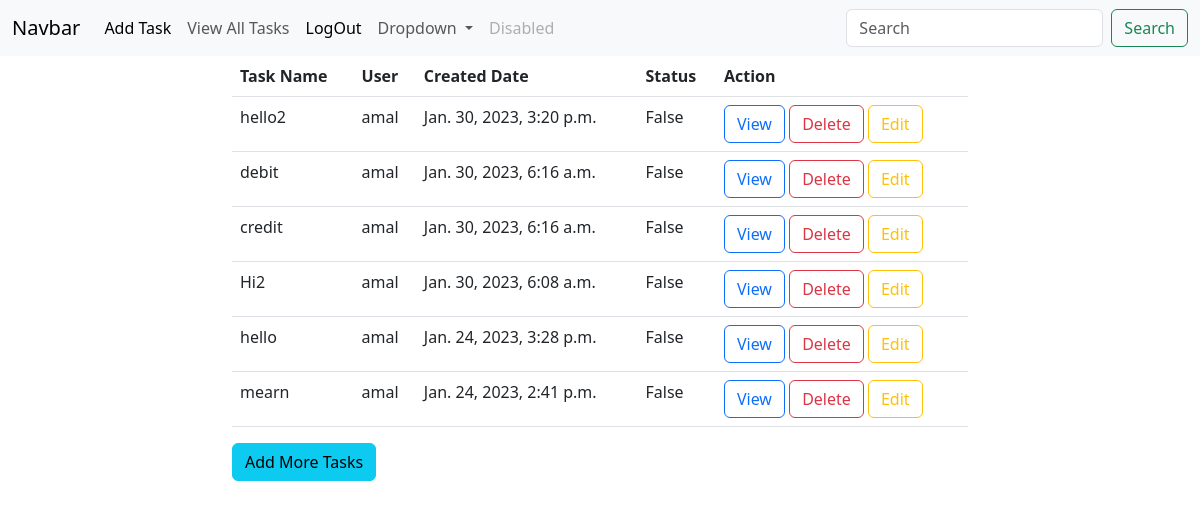
/tasks/all/ (signed in), run on the app's committed database.
### api/models.py (models this page shows, shortened)
class Taskes(models.Model):
    task_name=models.CharField(max_length=500)
    user=models.ForeignKey(User,on_delete=models.CASCADE)
    created_date=models.DateTimeField(auto_now_add=True)
    status=models.BooleanField(default=False)

### taskweb/views.py (the view)
# urls.py: path('tasks/all/',views.TaskListView.as_view(),name="task-lists"),
@method_decorator(created_decorator,name='dispatch')
class TaskListView(View):
    def get(self,request,*args,**kwargs):
        qs=Taskes.objects.filter(user=request.user).order_by("-created_date")
        return render(request,"task-list.html",{"tasks":qs})

### taskweb/views.py (called while the page is built)
def created_decorator(fn):
    def wrapper(request,*args,**kwargs):
        if not request.user.is_authenticated:
            return redirect('signin')
        else:
            return fn(request,*args,**kwargs)
    return wrapper

### taskweb/templates/task-list.html
{%extends 'base.html'%}
{%block navbar%}
<div class="container">
    <div class="row">
        <div class="col-2"></div>
        <div class="col-8">
            <table class="table">
                <tr>
                    <th>Task Name</th>
                    <th>User</th>
                    <th>Created Date</th>
                    <th>Status</th>
                    <th>Action</th>
                </tr>
                {%for t in tasks%}
                    <tr>
                        <td>{{t.task_name}}</td>
                        <td>{{t.user}}</td>
                        <td>{{t.created_date}}</td>
                        <td>{{t.status}}</td>
                        <td>
                            <a href="{%url 'todo-detail' t.id %}" class="btn btn-outline-primary">View</a>
                            <a href="{%url 'task-delete' t.id %}" class="btn btn-outline-danger">Delete</a>
                            <a href="{%url 'task-edit' t.id %}" class="btn btn-outline-warning">Edit</a>
                        </td>
                    </tr>
                {%endfor%}
            </table>
            <a href="{%url 'task-add' %}" class="btn btn-info">Add More Tasks</a>
        </div>
        <div class="col-2"></div>
    </div>
</div>
{%endblock%}

### taskweb/templates/base.html (shortened to what this page needs)
<!DOCTYPE html>
<html lang="en">
<head>
    <link href="https://cdn.jsdelivr.net/npm/bootstrap@5.3.0-alpha1/dist/css/bootstrap.min.css" rel="stylesheet"
>
</head>
<body>
    <nav class="navbar navbar-expand-lg bg-body-tertiary">
        <div class="container-fluid">
            <a class="navbar-brand" href="#">Navbar</a>
            <div class="collapse navbar-collapse" id="navbarSupportedContent">
                <ul class="navbar-nav me-auto mb-2 mb-lg-0">
                    <li class="nav-item">
                        <a class="nav-link active" aria-current="page" href="{%url 'task-add'%}">Add Task</a>
                    </li>
                    <li class="nav-item">
                        <a class="nav-link" href="{%url 'task-lists'%}">View All Tasks</a>
                    </li>
                    <li class="nav-item">
                        <a class="nav-link active" aria-current="page" href="{%url 'signout'%}">LogOut</a>
                    </li>
                    <li class="nav-item dropdown">
                        <a class="nav-link dropdown-toggle" href="#" role="button" data-bs-toggle="dropdown"
                            aria-expanded="false">
                            Dropdown
                        </a>
                    </li>
                    <li class="nav-item">
                        <a class="nav-link disabled">Disabled</a>
                    </li>
                </ul>
                <form class="d-flex" role="search">
                    <input class="form-control me-2" type="search" placeholder="Search" aria-label="Search">
                    <button class="btn btn-outline-success" type="submit">Search</button>
                </form>
            </div>
        </div>
    </nav>
    {%block navbar%}
    {%endblock%}
</body>
</html>

### data on the page
Taskes: task_name "hello2", user "amal", created_date "Jan. 30, 2023, 3:20 p.m.", status "False"
Taskes: task_name "debit", user "amal", created_date "Jan. 30, 2023, 6:16 a.m.", status "False"
Taskes: task_name "credit", user "amal", created_date "Jan. 30, 2023, 6:16 a.m.", status "False"
Taskes: task_name "Hi2", user "amal", created_date "Jan. 30, 2023, 6:08 a.m.", status "False"
Taskes: task_name "hello", user "amal", created_date "Jan. 24, 2023, 3:28 p.m.", status "False"
Taskes: task_name "mearn", user "amal", created_date "Jan. 24, 2023, 2:41 p.m.", status "False"
